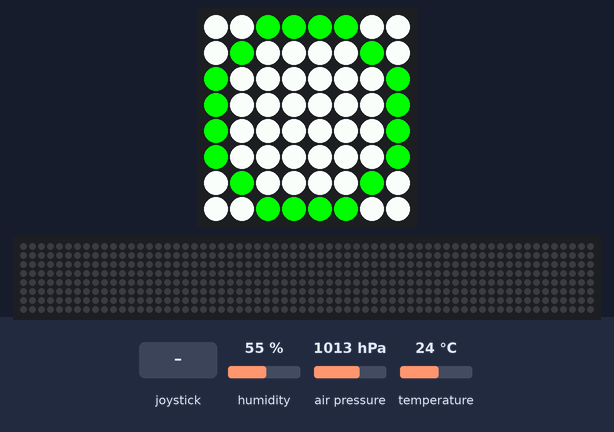
Bench run of a program on a simulated Raspberry Pi (BCM pin numbers) with a Sense HAT. On the bench: the Sense HAT's 8×8 RGB LED matrix, a strip that is not on the board, showing the scrolling text unrolled. The inputs (shaded band) are chosen by the test bench; at power-on: humidity 55 %, air pressure 1013 hPa, temperature 24 °C. Requests to the public web service named in the program get a made-up reply in its usual format after 0.4 s (London, UTC, broken clouds, 64 % humidity, 1013 hPa unless stated); the 64×8 strip is a reading aid, not a part: it shows the text the matrix is scrolling, unrolled, one strip-width of it at a time.

Above: at 1.2 s.
1.3 s: joystick pushed left
At 1.6 s:
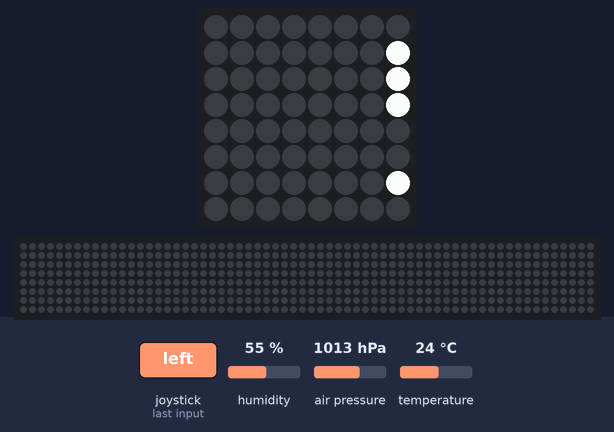
At 3.13 s:
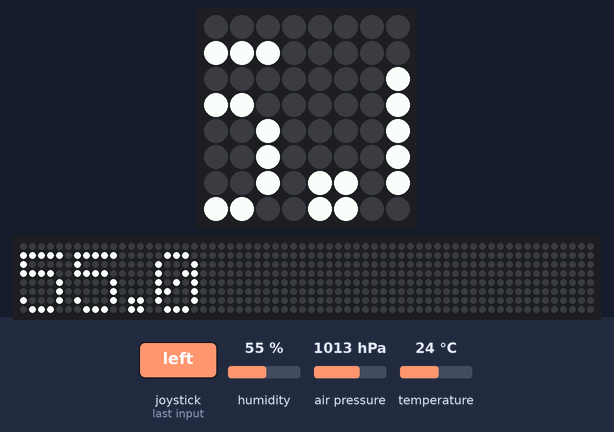
3.2 s: joystick pushed right
At 4.52 s:
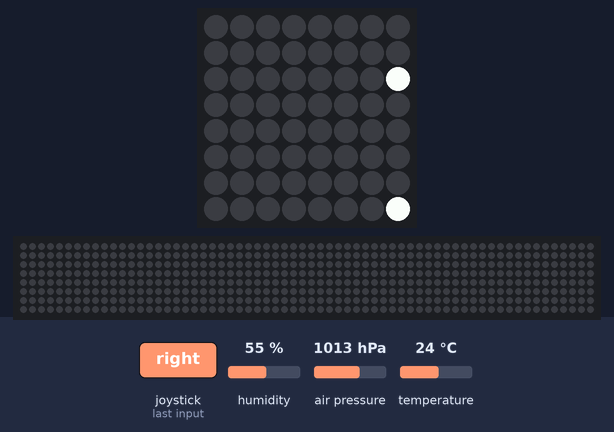
Timing chart, 0 to 6.2 s (numbered marks = the images above; inputs shaded):
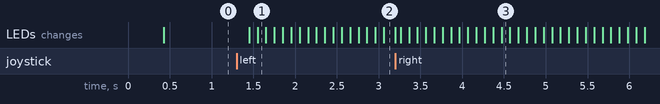

Measured:
- after the input at 1.3 s, the LEDs: first change after 0.15 s (image 1 shows a later state)
- after the input at 3.2 s, the LEDs: first differ from a run without the input after 1.3 s (image 3)

The program:

SenseHat.py
```python
from sense_hat import SenseHat, ACTION_RELEASED
from time import sleep
import requests

sense = SenseHat()
sense.clear()


# Constants
WRITE_API_KEY = "RVZQOKHCZL4IM94H"
BASE_URL = "https://api.thingspeak.com/update"
POST_DELAY_MINUTES = 10 * 60 # 10 minutes interval before uploading weather data


# Data to send to ThingSpeak inclusive the write API key
payload = {"api_key": WRITE_API_KEY,
           "field1": "",
           "field2": "",
           "field3": ""}


# Red
R = [255, 0, 0]


# White
W = [255, 255, 255]


# Green
G = [0, 255, 0]


# The mark to show when the Sense Hat is terminated
X_MARK = [
R, W, W, W, W, W, W, R,
W, R, W, W, W, W, R, W,
W, W, R, W, W, R, W, W,
W, W, W, R, R, W, W, W,
W, W, W, R, R, W, W, W,
W, W, R, W, W, R, W, W,
W, R, W, W, W, W, R, W,
R, W, W, W, W, W, W, R
]


# The mark to show when the Sense Hat sends data to ThingSpeak
O_MARK = [
W, W, G, G, G, G, W, W,
W, G, W, W, W, W, G, W,
G, W, W, W, W, W, W, G,
G, W, W, W, W, W, W, G,
G, W, W, W, W, W, W, G,
G, W, W, W, W, W, W, G,
W, G, W, W, W, W, G, W,
W, W, G, G, G, G, W, W
]


# The data to send to ThingSpeak
temperature = 0 # Temperature in degrees Celcius
humidity = 0 # Percentage of relative humidity
pressure = 0 #  Barometric pressure in Millibars


def format_data(data):
    """Returns sensed data rounded to 2 decimals as a String"""
    return str(round(data, 2))


def is_action_released(event):
    """Checks if action is released"""
    if event.action == ACTION_RELEASED: return True; return False


def get_temperature():
    """Returns the temperature"""
    return format_data(sense.temperature)


def get_humidity():
    """Returns the humidity"""
    return format_data(sense.humidity)


def get_pressure():
    """Returns the pressure"""
    return format_data(sense.pressure)


def show_temperature(event):
    """Shows the temperature on the 8x8 LEDs"""
    if is_action_released(event): sense.show_message(temperature)


def show_humidity(event):
    """Shows the humidity on the 8x8 LEDs"""
    if is_action_released(event): sense.show_message(humidity)


def show_pressure(event):
    """Shows the pressure on the 8x8 LEDs"""
    if is_action_released(event): sense.show_message(pressure)


def upload_data(payload):
    """Uploads the temperature, humidity and pressure to ThingSpeak"""
    requests.post(BASE_URL, params=payload)
    sense.set_pixels(O_MARK)


try:
    while True:
        # Get the new sensed data
        temperature = get_temperature()
        humidity = get_humidity()
        pressure = get_pressure()

        # Update payload with newly sensed data
        payload.update({
            "field1": temperature,
            "field2": humidity,
            "field3": pressure})

        # Upload newly sensed data
        upload_data(payload)

        # Listen for joystick actions
        sense.stick.direction_middle = show_temperature
        sense.stick.direction_left = show_humidity
        sense.stick.direction_right = show_pressure

        # Time-out before sending data to ThingSpeak again
        sleep(POST_DELAY_MINUTES)

except KeyboardInterrupt:
    # Show a red X mark when an exception happens, in this case when manually interrupting with the keyboard (CTRL-C)
    sense.set_pixels(X_MARK)
```
